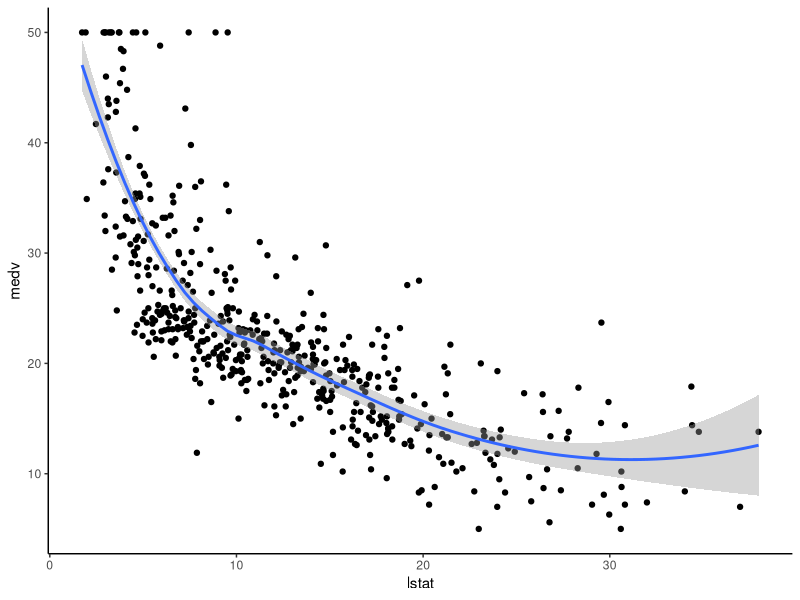
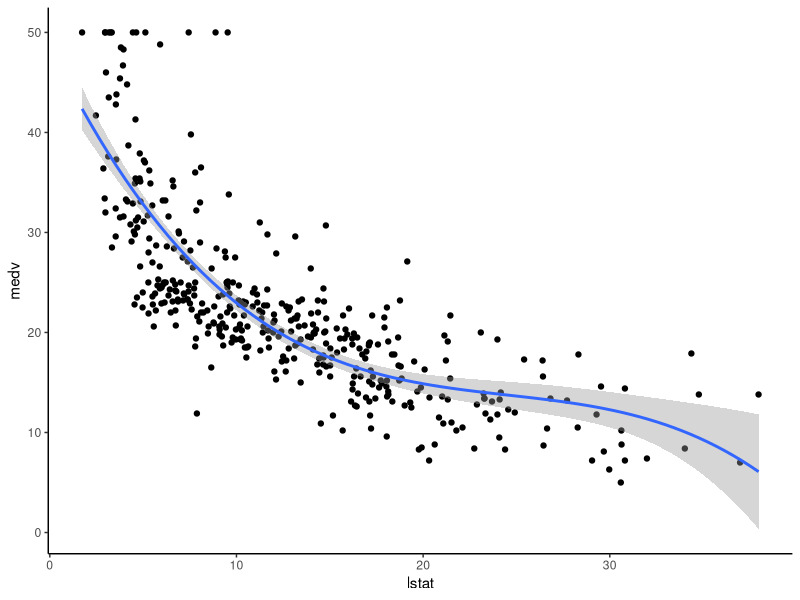

The R source for these figures, in order:
## ---- chunk 1
library(splines)
library(tidyverse)
library(caret)
theme_set(theme_classic())
## ---- chunk 2
# Load the data
data("Boston", package = "MASS")
## ---- chunk 3
ggplot(Boston, aes(x = lstat, y = medv)) +
  geom_point() +
  stat_smooth()
## ---- chunk 4
# Split the data into training and test set
set.seed(123)
training.samples <- Boston$medv %>%
  createDataPartition(p = 0.8, list = FALSE)

train.data  <- Boston[training.samples, ]
test.data <- Boston[-training.samples, ]
## ---- chunk 5
# Build the cubic spline model
knots <- quantile(train.data$lstat, p = c(0.25, 0.5, 0.75))
model <- lm (medv ~ bs(lstat, knots = knots), data = train.data)
## ---- chunk 6
ggplot(train.data, aes(lstat, medv) ) +
  geom_point() +
  stat_smooth(method = lm, formula = y ~ splines::bs(x, df = 3))
## ---- chunk 7
# Make predictions
predictions <- model %>% predict(test.data)

# Model performance
data.frame(
  RMSE = RMSE(predictions, test.data$medv),
  R2 = R2(predictions, test.data$medv)
)
